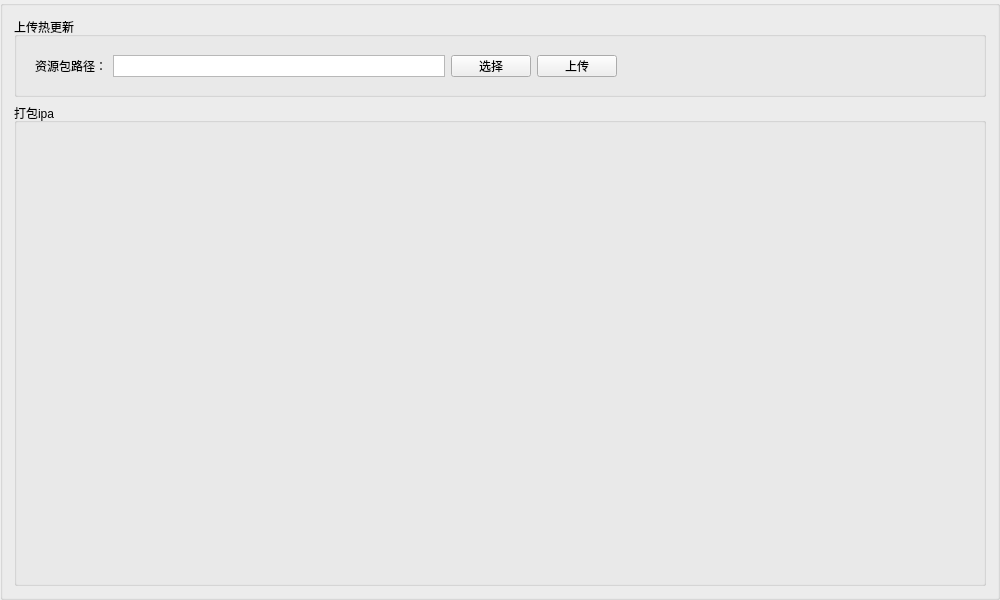
<?xml version="1.0" encoding="UTF-8"?>
<ui version="4.0">
 <class>packageBox</class>
 <widget class="QGroupBox" name="packageBox">
  <property name="geometry">
   <rect>
    <x>0</x>
    <y>0</y>
    <width>1000</width>
    <height>600</height>
   </rect>
  </property>
  <property name="minimumSize">
   <size>
    <width>1000</width>
    <height>600</height>
   </size>
  </property>
  <property name="windowTitle">
   <string>GroupBox</string>
  </property>
  <property name="title">
   <string/>
  </property>
  <layout class="QVBoxLayout" name="verticalLayout_2">
   <item>
    <widget class="QGroupBox" name="groupBox">
     <property name="minimumSize">
      <size>
       <width>0</width>
       <height>80</height>
      </size>
     </property>
     <property name="maximumSize">
      <size>
       <width>16777215</width>
       <height>80</height>
      </size>
     </property>
     <property name="title">
      <string>上传热更新</string>
     </property>
     <layout class="QVBoxLayout" name="verticalLayout">
      <item>
       <widget class="QWidget" name="widget" native="true">
        <property name="sizePolicy">
         <sizepolicy hsizetype="Preferred" vsizetype="Preferred">
          <horstretch>0</horstretch>
          <verstretch>0</verstretch>
         </sizepolicy>
        </property>
        <property name="minimumSize">
         <size>
          <width>600</width>
          <height>40</height>
         </size>
        </property>
        <property name="maximumSize">
         <size>
          <width>500</width>
          <height>40</height>
         </size>
        </property>
        <layout class="QHBoxLayout" name="horizontalLayout">
         <item>
          <widget class="QLabel" name="label">
           <property name="text">
            <string>资源包路径：</string>
           </property>
          </widget>
         </item>
         <item>
          <widget class="QTextEdit" name="textEdit_hotUpdate">
           <property name="maximumSize">
            <size>
             <width>16777215</width>
             <height>25</height>
            </size>
           </property>
           <property name="verticalScrollBarPolicy">
            <enum>Qt::ScrollBarAlwaysOff</enum>
           </property>
           <property name="textInteractionFlags">
            <set>Qt::NoTextInteraction</set>
           </property>
          </widget>
         </item>
         <item>
          <widget class="QPushButton" name="btn_select_dir">
           <property name="text">
            <string>选择</string>
           </property>
          </widget>
         </item>
         <item>
          <widget class="QPushButton" name="btn_upload_files">
           <property name="text">
            <string>上传</string>
           </property>
          </widget>
         </item>
        </layout>
       </widget>
      </item>
     </layout>
    </widget>
   </item>
   <item>
    <widget class="QGroupBox" name="groupBox_2">
     <property name="title">
      <string>打包ipa</string>
     </property>
    </widget>
   </item>
  </layout>
 </widget>
 <resources/>
 <connections/>
</ui>
